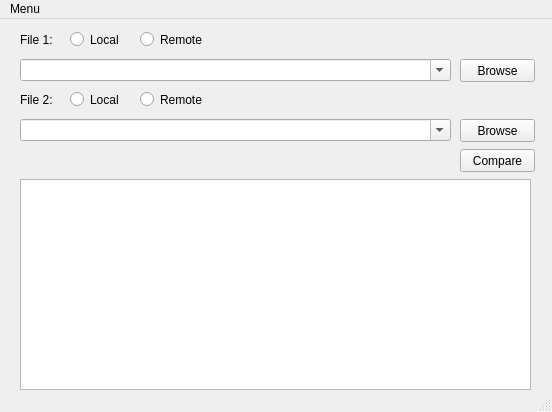
<?xml version="1.0" encoding="UTF-8"?>
<ui version="4.0">
 <class>MainWindow</class>
 <widget class="QMainWindow" name="MainWindow">
  <property name="geometry">
   <rect>
    <x>0</x>
    <y>0</y>
    <width>552</width>
    <height>412</height>
   </rect>
  </property>
  <property name="windowTitle">
   <string>Remote Diff Tool</string>
  </property>
  <widget class="QWidget" name="centralwidget">
   <widget class="QLabel" name="label_Path1">
    <property name="geometry">
     <rect>
      <x>20</x>
      <y>10</y>
      <width>71</width>
      <height>21</height>
     </rect>
    </property>
    <property name="text">
     <string>File 1:</string>
    </property>
   </widget>
   <widget class="QLabel" name="label_Path2">
    <property name="geometry">
     <rect>
      <x>20</x>
      <y>70</y>
      <width>71</width>
      <height>21</height>
     </rect>
    </property>
    <property name="text">
     <string>File 2:</string>
    </property>
   </widget>
   <widget class="QComboBox" name="comboBox_Path1">
    <property name="geometry">
     <rect>
      <x>20</x>
      <y>40</y>
      <width>431</width>
      <height>22</height>
     </rect>
    </property>
    <property name="editable">
     <bool>true</bool>
    </property>
   </widget>
   <widget class="QComboBox" name="comboBox_Path2">
    <property name="geometry">
     <rect>
      <x>20</x>
      <y>100</y>
      <width>431</width>
      <height>22</height>
     </rect>
    </property>
    <property name="editable">
     <bool>true</bool>
    </property>
   </widget>
   <widget class="QPushButton" name="pushButton_Compare">
    <property name="geometry">
     <rect>
      <x>460</x>
      <y>130</y>
      <width>75</width>
      <height>23</height>
     </rect>
    </property>
    <property name="text">
     <string>Compare</string>
    </property>
   </widget>
   <widget class="QTextEdit" name="textEdit_Log">
    <property name="geometry">
     <rect>
      <x>20</x>
      <y>160</y>
      <width>511</width>
      <height>211</height>
     </rect>
    </property>
    <property name="font">
     <font>
      <family>Courier</family>
     </font>
    </property>
   </widget>
   <widget class="QPushButton" name="pushButton_Browse1">
    <property name="geometry">
     <rect>
      <x>460</x>
      <y>40</y>
      <width>75</width>
      <height>23</height>
     </rect>
    </property>
    <property name="text">
     <string>Browse</string>
    </property>
   </widget>
   <widget class="QPushButton" name="pushButton_Browse2">
    <property name="geometry">
     <rect>
      <x>460</x>
      <y>100</y>
      <width>75</width>
      <height>23</height>
     </rect>
    </property>
    <property name="text">
     <string>Browse</string>
    </property>
   </widget>
   <widget class="QRadioButton" name="radioButton_Path1_Local">
    <property name="geometry">
     <rect>
      <x>70</x>
      <y>10</y>
      <width>82</width>
      <height>21</height>
     </rect>
    </property>
    <property name="text">
     <string>Local</string>
    </property>
    <attribute name="buttonGroup">
     <string notr="true">buttonGroup_File1</string>
    </attribute>
   </widget>
   <widget class="QRadioButton" name="radioButton_Path2_Local">
    <property name="geometry">
     <rect>
      <x>70</x>
      <y>70</y>
      <width>82</width>
      <height>21</height>
     </rect>
    </property>
    <property name="text">
     <string>Local</string>
    </property>
    <attribute name="buttonGroup">
     <string notr="true">buttonGroup_File2</string>
    </attribute>
   </widget>
   <widget class="QRadioButton" name="radioButton_Path1_Remote">
    <property name="geometry">
     <rect>
      <x>140</x>
      <y>10</y>
      <width>82</width>
      <height>21</height>
     </rect>
    </property>
    <property name="text">
     <string>Remote</string>
    </property>
    <attribute name="buttonGroup">
     <string notr="true">buttonGroup_File1</string>
    </attribute>
   </widget>
   <widget class="QRadioButton" name="radioButton_Path2_Remote">
    <property name="geometry">
     <rect>
      <x>140</x>
      <y>70</y>
      <width>82</width>
      <height>21</height>
     </rect>
    </property>
    <property name="text">
     <string>Remote</string>
    </property>
    <attribute name="buttonGroup">
     <string notr="true">buttonGroup_File2</string>
    </attribute>
   </widget>
  </widget>
  <widget class="QMenuBar" name="menubar">
   <property name="geometry">
    <rect>
     <x>0</x>
     <y>0</y>
     <width>552</width>
     <height>21</height>
    </rect>
   </property>
   <widget class="QMenu" name="menuMenu">
    <property name="title">
     <string>Menu</string>
    </property>
    <addaction name="menuConfig"/>
    <addaction name="menuAbout"/>
   </widget>
   <addaction name="menuMenu"/>
  </widget>
  <widget class="QStatusBar" name="statusbar"/>
  <action name="actionItem_1">
   <property name="text">
    <string>Item 1</string>
   </property>
  </action>
  <action name="menuConfig">
   <property name="text">
    <string>Config</string>
   </property>
  </action>
  <action name="menuAbout">
   <property name="text">
    <string>About</string>
   </property>
  </action>
 </widget>
 <resources/>
 <connections/>
 <buttongroups>
  <buttongroup name="buttonGroup_File1"/>
  <buttongroup name="buttonGroup_File2"/>
 </buttongroups>
</ui>
